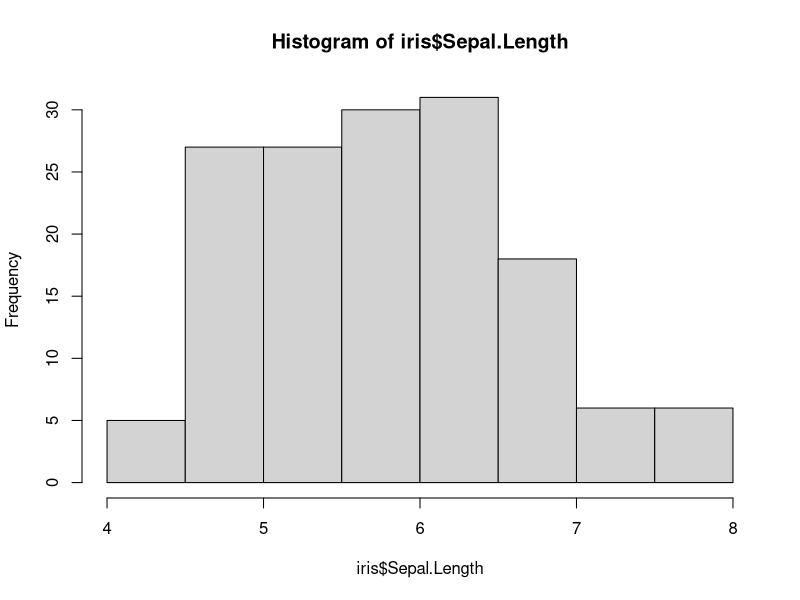
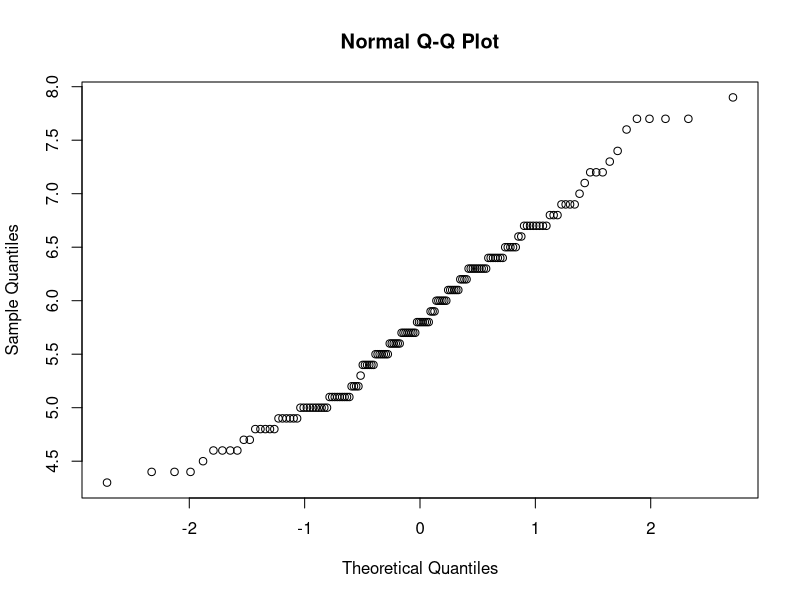
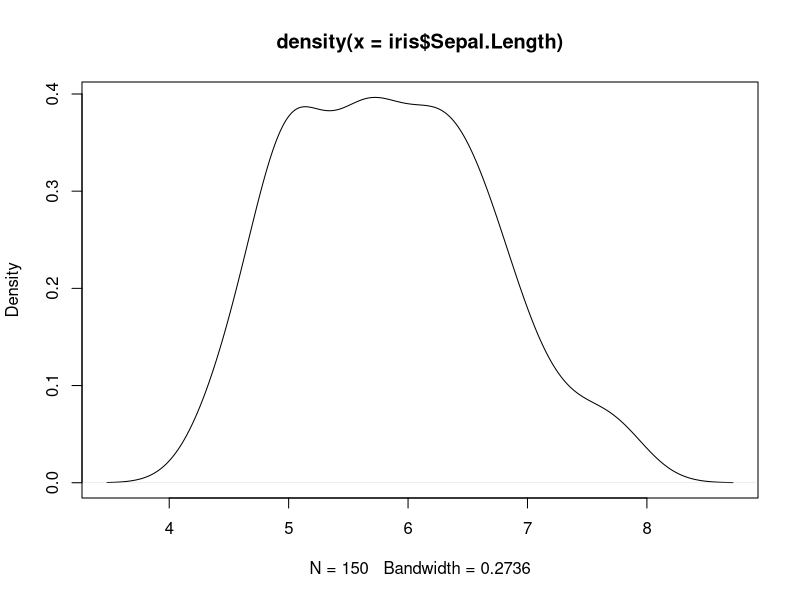
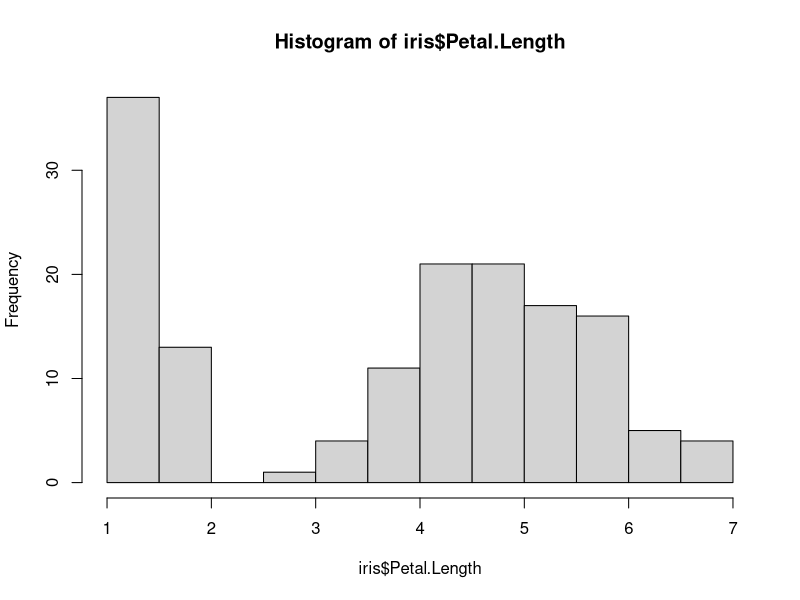
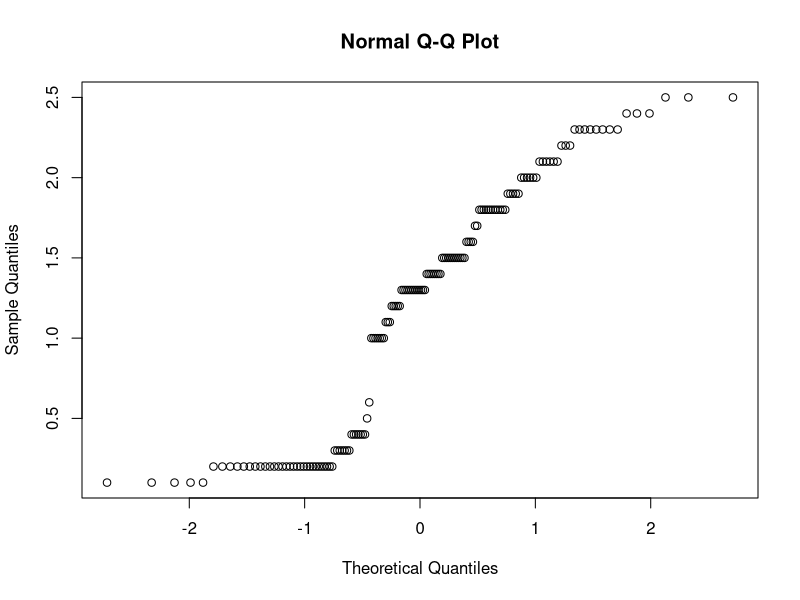
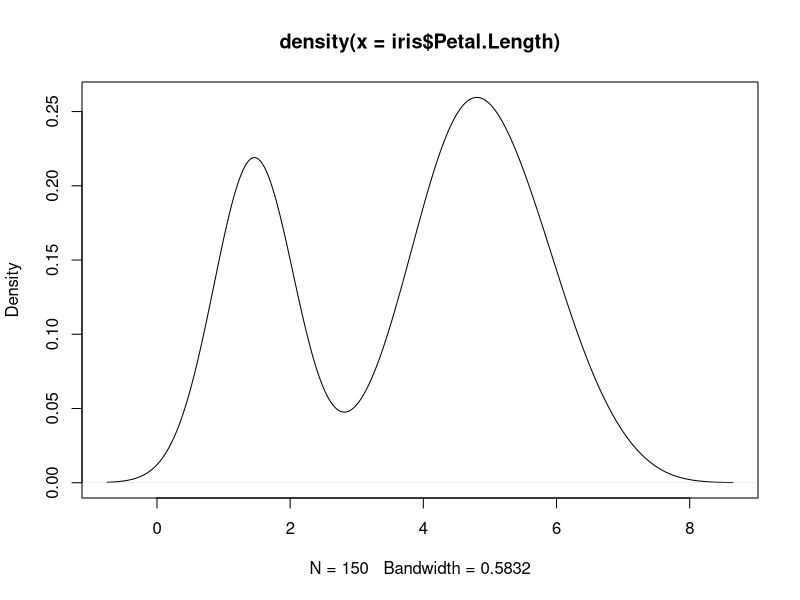
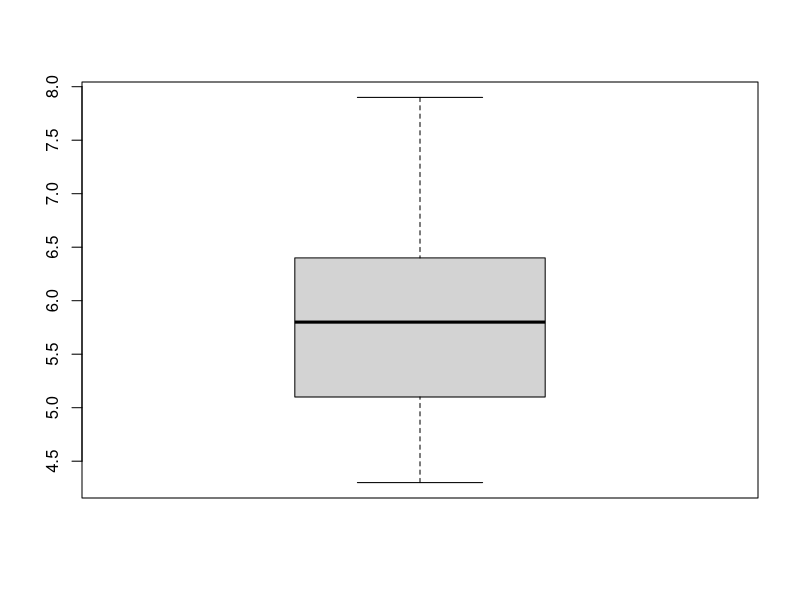
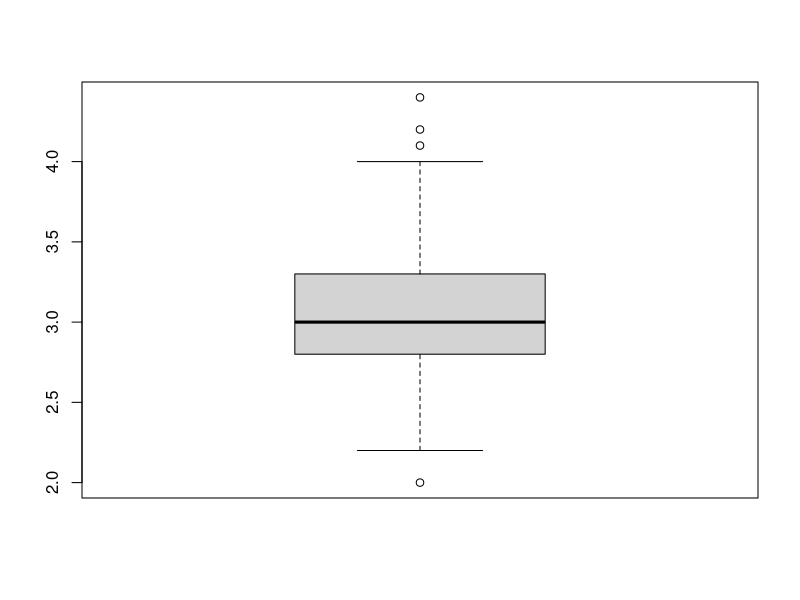

These charts were generated, in order, by the following R code:
## ---- chunk 1
iris
hist(iris$Sepal.Length)
qqnorm(iris$Sepal.Length)
x <- density(iris$Sepal.Length)
plot(x)
## ---- chunk 2
shapiro.test(iris$Sepal.Length)
## ---- chunk 3
hist(iris$Petal.Length)
qqnorm(iris$Petal.Width)
shapiro.test(iris$Petal.Width)
z <- density(iris$Petal.Length)
plot(z)
## ---- chunk 4
t.test(iris$Sepal.Length , mu = 4)

## ---- chunk 5
t.test(iris$Sepal.Length , iris$Sepal.Width)
boxplot(iris$Sepal.Length)
boxplot(iris$Sepal.Width)
## ---- chunk 6
s <- subset(iris, iris$Species=='virginica' |iris$Species == 'setosa')
     
t.test(s$Sepal.Length ~ s$Species)

## ---- chunk 7
t.test(iris$Sepal.Length , iris$Sepal.Width, paired = TRUE)
## ---- chunk 8

#anova between two variables

#CRS completely randomized design

iris
s <- subset(iris, iris$Species=='virginica' |iris$Species == 'setosa')
model <- aov(Sepal.Length ~ Species , data = s)
summary(model)               

#multiple means comparison 
#individually checking the significance
#post_hoc test
model_1 <- aov(Sepal.Length ~ Species , data = iris)
    
TukeyHSD(model_1)


data()
#Two way ANOVA




model_3 <- aov(len ~ supp + as.factor(dose) , data = ToothGrowth)
TukeyHSD(model_3)

library(ggplot2)

library(tidyverse)

library(ggsignif)

library(ggpubr)

ToothGrowth$dose <- as.factor(ToothGrowth$dose)
ggplot(ToothGrowth , aes(dose , len)) + geom_boxplot() +
  geom_signif(comparisons = list(c('.5','1'),
                                 c('.5','2'),
                                 c('1','2')),
              map_signif_level = T,
              y_position = c(35,40,45))

#make factors to binary values


# Perorm pairwise comparisons
compare_means(len ~ dose,  data = ToothGrowth)


# Visualize: Specify the comparisons you want
my_comparisons <- list( c("0.5", "1"), c("1", "2"), c("0.5", "2") )
ggboxplot(ToothGrowth, x = "dose", y = "len",
          color = "dose", palette = "jco")+ 
  stat_compare_means(comparisons = my_comparisons)+ # Add pairwise comparisons p-value
  stat_compare_means(label.y = 50)     # Add global p-value


#How to show statistical lettering on the plot
#1-ANOVA model
b <-chickwts

model <- aov(chickwts$weight~chickwts$feed , data = chickwts)
tukey <- TukeyHSD(model) #pairwise comparision
tukey
#lettering file
#grouping data on the basis of p-value

library(multcompView)

abc <- multcompLetters4(model , tukey) #more than 4 comparisons
abc

#same letter are less significantly different

#calculate mean
install.packages('dplyr')
library(dplyr)

m1 <- group_by(chickwts, feed) %>% 
  summarise(w=mean(weight),
               std = sd(weight)) %>%
  arrange(desc(w))

m1 
#combine a column in data.frame

abc <- as.data.frame.list(abc$`chickwts$feed`)
m1$abc <- abc$Letters
m1

library(ggplot2)
ggplot(m1 , aes(x=feed ,y=w , fill=feed)) + geom_bar(stat = 'identity')+
  geom_errorbar(aes(ymin=w-std ,ymax=w+std) , width=.25) +
  geom_text(aes(label = abc , y = w+std, vjust=-.5)) + theme_void()+
  scale_fill_manual(values = c('red',
                               'blue',
                               'green',
                               'orange',
                               'grey',
                               'yellow')) + ylim(0,500)  
